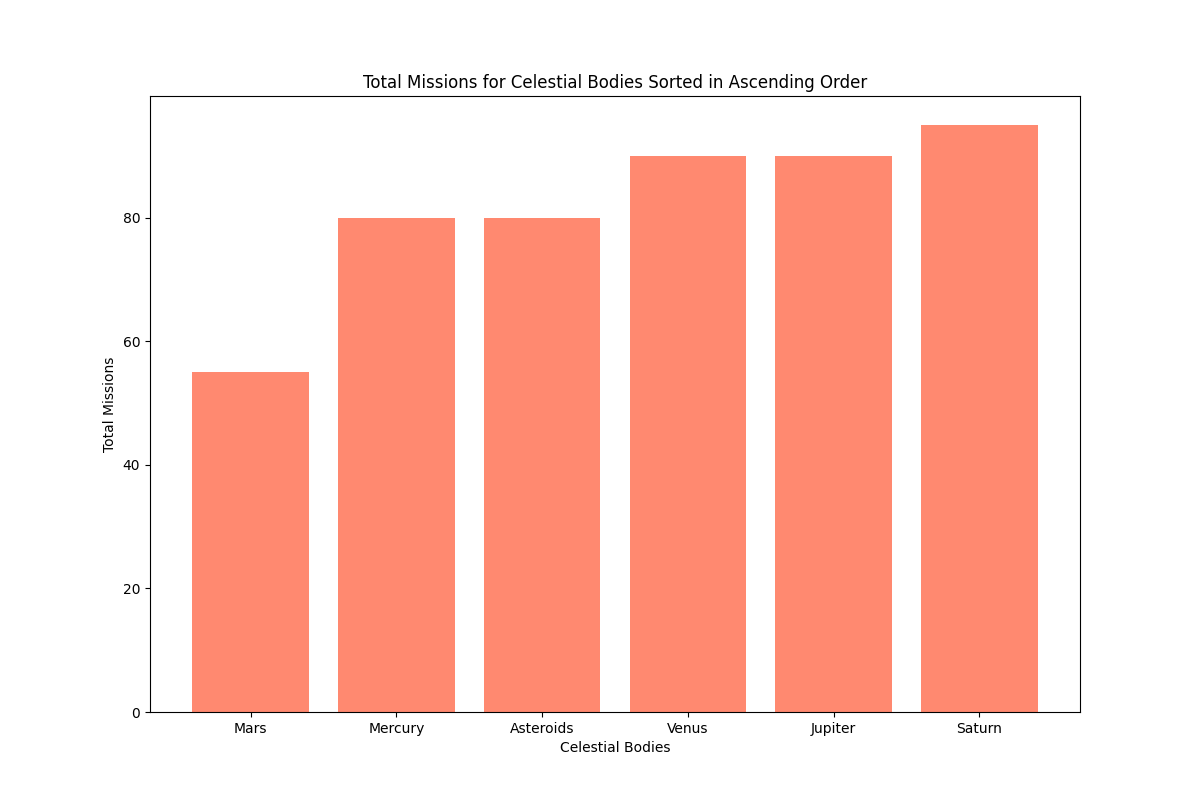

Reproduce this figure in Python.
import matplotlib.pyplot as plt
import numpy as np

celestial_bodies = ['Mercury', 'Venus', 'Mars', 'Jupiter', 'Saturn', 'Asteroids']
missions_data = {
    'Orbiters': [30, 40, 25, 50, 60, 10],
    'Flybys': [50, 50, 30, 40, 35, 70]
}

# Sum up the mission data for each celestial body and sort them
total_missions = [sum(x) for x in zip(*missions_data.values())]
sorted_indices = np.argsort(total_missions)

# Sorted data based on total missions
sorted_bodies = [celestial_bodies[i] for i in sorted_indices]
sorted_totals = [total_missions[i] for i in sorted_indices]

# Create a sorted bar chart
plt.figure(figsize=(12, 8))
plt.bar(sorted_bodies, sorted_totals, color='#FF5733', alpha=0.7)
plt.xlabel('Celestial Bodies')
plt.ylabel('Total Missions')
plt.title('Total Missions for Celestial Bodies Sorted in Ascending Order')
plt.show()
